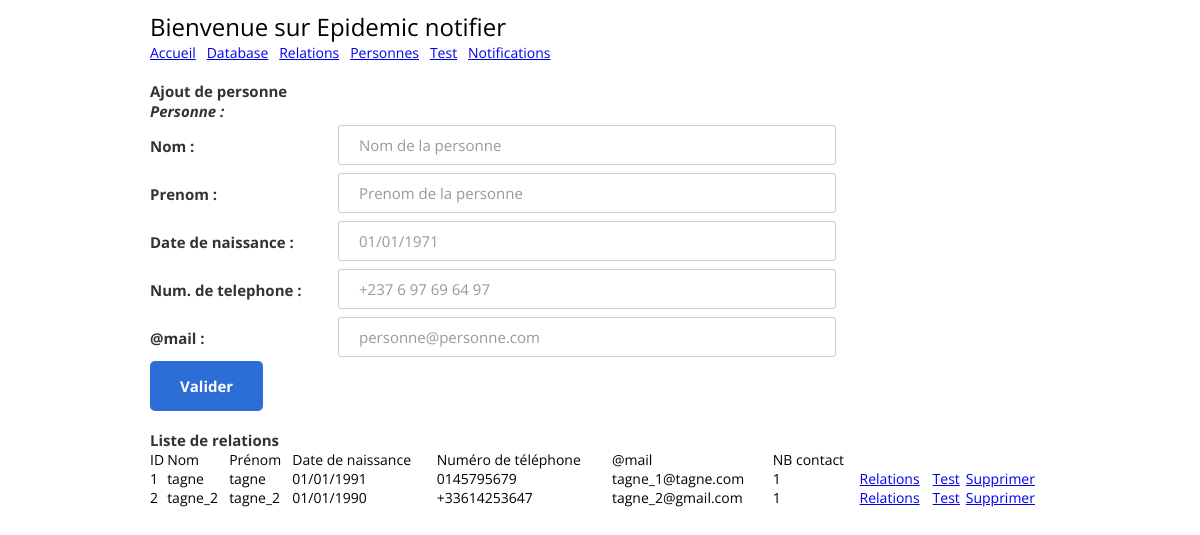
/personnes, run on the app's committed database.
### tables this page shows
CREATE TABLE personnes (
            id integer PRIMARY KEY,    
            nom text,
            prenom text,
            date_naiss text,
            num_telephone text,
            email text,
            UNIQUE (nom, prenom, date_naiss)
            );

### app.py (the view)
@app.route("/personnes")
def home_personne():
    personnes = CRP().get_personnes_crp() #Personne().get_all()
    return render_template("personne.html", personnes=personnes)

### treatment/db/contact_relation_personne.py (called while the page is built, shortened)
    def get_personne_nb_contact(self, personne_id):
        r = "SELECT COUNT(*) FROM contact_relation_personnes WHERE personne_id_1=? OR personne_id_2=? LIMIT 1"
        self.cur.execute(r, (str(personne_id), str(personne_id)))
        row = self.cur.fetchone()
        return row[0]

    def get_personnes_crp(self, personne_id=None):
        if personne_id is None:
            personnes = Personne().get_all()
            p_crp_dict = []
            for p in personnes:
                p_crp = RCRPPersonne(p.id, p.nom, p.prenom, p.date_naiss, p.num_telephone, p.email, "", self.get_personne_nb_contact(p.id))
                p_crp_dict.append(p_crp)
            return p_crp_dict

### treatment/db/personne.py (called while the page is built)
    def get_all(self):
        self.cur.execute("SELECT  * FROM personnes ORDER BY id ASC")
        rows = self.cur.fetchall()
        return [RPersonne(row[0], row[1], row[2], row[3], row[4], row[5]) for row in rows]

### templates/personne.html (shortened to what this page needs)
<!DOCTYPE html>
<html>
  <head>
    {% include 'inc/header.html' %}
  </head>
  <body>
    <div class="page-wrapper bg-dark p-t-100 p-b-50">
      <div class="wrapper wrapper--w900">
        <form action="/personnes" method="POST" onsubmit="return validate_form_personne();">
          <div class="card card-6">
            <div class="card-heading">
              {% include 'inc/header_menu.html' %}
            </div>
            <div class="card-body">
              <div class="label-row">Ajout de personne </div>
              {% include 'inc/form_personne.html' %}
            </div>
          </div>
          <div class="card-footer">
            <button class="btn btn--radius-2 btn--blue-2" id="btnvalid_personne" type="submit">Valider</button>
          </div>
        </form>
        <br/>
        <div class="card card-6">
          <div class="card-body">
            <div class="label-row">Liste de relations</div>
            {% include 'inc/list_personne.html' %}
          </div>
        </div>
      </div>
    </div>
  </body>
</html>

### templates/inc/list_personne.html
<table width="100%">
      <thead>
        <td>ID</td>
        <td>Nom</td>
        <td>Prénom</td>
        <td>Date de naissance</td>
        <td>Numéro de téléphone</td>
        <td>@mail</td>
        <td>NB contact</td>
        <td></td>
        <td></td>
        <td></td>
      </thead>
      <tbody>
        {% if personnes %}
          {% for p in personnes %}
            <tr>
              <td>{{ p.id }}</td>
              <td>{{ p.nom }}</td>
              <td>{{ p.prenom }}</td>
              <td>{{ p.date_naiss }}</td>
              <td>{{ p.num_telephone }}</td>
              <td>{{ p.email }}</td>
              <td>{{ p.nb_contact }}</td>
              <td><a href="crp?personne={{ p.id }}">Relations</a></td>
              <td><a href="tests?personne={{ p.id }}">Test</a></td>
              <td><a href="javascript:;" onclick="javascript:confirm_delete('personnes/delete/{{ p.id }}')";>Supprimer</td>
            </tr>
          {% endfor %}
        {% else %}
          <tr><td colspan="8">No result!</td></tr>
        {% endif %}
      </tbody>
    </table>

### static/css/main.css (style rules this page uses)
.label-row { color: #333; font-size: 15px; font-weight: 700; }
html { -webkit-box-sizing: border-box; -moz-box-sizing: border-box; box-sizing: border-box; }
* { padding: 0; margin: 0; }
*, *:before, *:after { -webkit-box-sizing: inherit; -moz-box-sizing: inherit; box-sizing: inherit; }
body, h1, h2, h3, h4, h5, h6, blockquote, p, pre, dl, dd, ol, ul, figure, hr, fieldset, legend { margin: 0; padding: 0; }
table { border-collapse: collapse; border-spacing: 0; }
button { outline: none; background: none; border: none; }
.page-wrapper { min-height: 100vh; }
body { font-family: "Open Sans", "Arial", "Helvetica Neue", sans-serif; font-weight: 400; font-size: 14px; }
.p-t-100 { padding-top: 10px; }
.p-b-50 { padding-bottom: 50px; }
.wrapper { margin: 0 auto; }
.wrapper--w900 { max-width: 900px; }
.btn { display: inline-block; line-height: 50px; padding: 0 30px; -webkit-transition: all 0.4s ease; -o-transition: all 0.4s ease; -moz-transition: all 0.4s ease; transition: all 0.4s ease; cursor: pointer; font-size: 15px; text-transform: capitalize; font-weight: 700; color: #fff; font-family: inherit; }
.btn--radius-2 { -webkit-border-radius: 5px; -moz-border-radius: 5px; border-radius: 5px; }
.btn--blue-2 { background: #2c6ed5; }
.card { -webkit-border-radius: 3px; -moz-border-radius: 3px; border-radius: 3px; background: #fff; }
.card-6 { background: transparent; }
.card-6 .card-heading { background: transparent; }
.card-6 .card-body { background: #fff; position: relative; border-bottom: none; padding-bottom: 0; -webkit-border-top-left-radius: 3px; -moz-border-radius-topleft: 3px; border-top-left-radius: 3px; -webkit-border-top-right-radius: 3px; -moz-border-radius-topright: 3px; border-top-right-radius: 3px; }
.card-6 .card-body:before { bottom: 100%; left: 75px; border: solid transparent; content: ""; height: 0; width: 0; position: absolute; pointer-events: none; border-color: rgba(255, 255, 255, 0); border-bottom-color: #fff; border-width: 10px; }

### data on the page
personnes: id "1", nom "tagne", prenom "tagne", date_naiss "01/01/1991", num_telephone "0145795679", email "tagne_1@tagne.com", nb_contact "1"
personnes: id "2", nom "tagne_2", prenom "tagne_2", date_naiss "01/01/1990", num_telephone "+33614253647", email "tagne_2@gmail.com", nb_contact "1"
